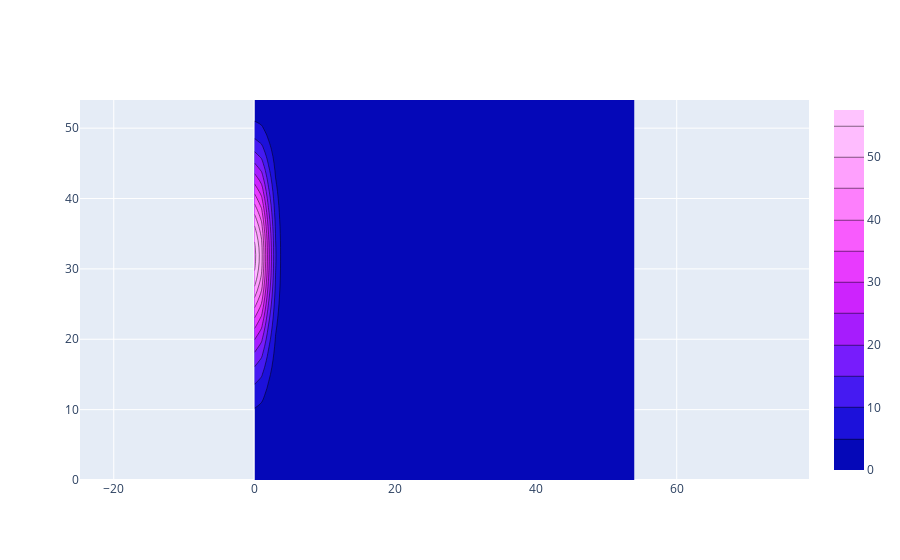

Notebook source saved alongside this figure:
### Code cell
data = Per_images_slugging[96,0][45:100]
data = data[:,0:55]
fig = go.Figure(data =
     go.Contour(z = data, colorscale='plotly3'))
fig.update_yaxes( scaleanchor = "x", scaleratio = 1, )

fig.write_image("/Users/simo/repos/TDA-for-Slugging/images/PersImg_H0.pdf")
fig.show()

### Figure 1 — Plotly figure (JSON) as saved in the notebook; plotly's stock layout.template omitted (floating-point values rounded to 4 significant figures; data arrays with more than 128 entries replaced by an {"elided": "..."} marker saying what was removed)
{"data": [{"colorscale": [[0, "#0508b8"], [0.08333, "#1910d8"], [0.1667, "#3c19f0"], [0.25, "#6b1cfb"], [0.3333, "#981cfd"], [0.4167, "#bf1cfd"], [0.5, "#dd2bfd"], [0.5833, "#f246fe"], [0.6667, "#fc67fd"], [0.75, "#fe88fc"], [0.8333, "#fea5fd"], [0.9167, "#febefe"], [1, "#fec3fe"]], "type": "contour", "z": {"elided": "55x55 float values"}}], "layout": {"yaxis": {"scaleanchor": "x", "scaleratio": 1}}}
